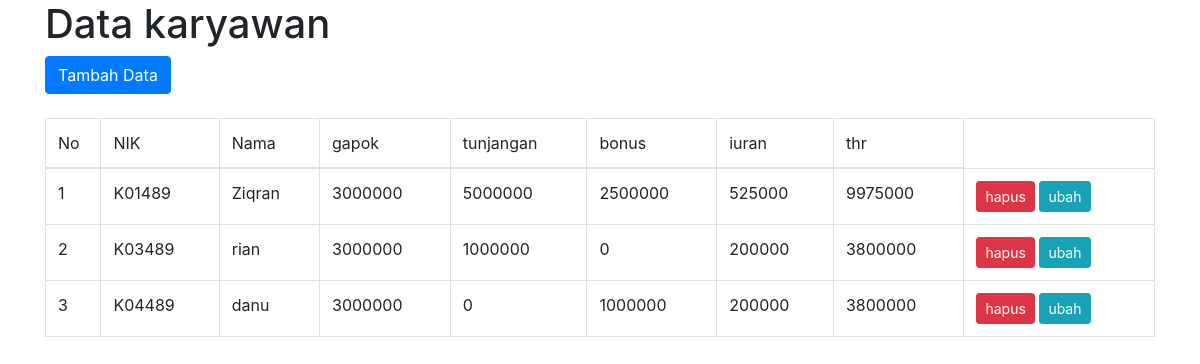
The page / on the database its author committed.
### tables this page shows
CREATE TABLE `thr_karyawan` (
  `nik` varchar(20) NOT NULL,
  `nama` varchar(50) NOT NULL,
  `gapok` int(10) NOT NULL,
  `tunjangan` int(10) NOT NULL,
  `bonus` int(10) NOT NULL,
  `iuran` int(10) NOT NULL,
  `thr` int(10) NOT NULL
);

### database.php (called while the page is built, shortened)
<?php
class Database{
  var $server = "localhost";
  var $user = "root";
  var $pwd = "";
  var $db = "thr";
  function connect(){
    $mysqli = new mysqli($this->server, $this->user, $this->pwd, $this->db);
		return $mysqli;
  }
}
?>

### aksi.php (called while the page is built, shortened)
<?php
class Aksi{
  protected $mysqli;
  function __construct(){
    require_once "database.php";
    $conn = new database();
    $this->mysqli = $conn->connect();
  }
  function tampilkan(){
    $hasil=[];
    $data = $this->mysqli->query("SELECT * FROM thr_karyawan");
    while($amb = mysqli_fetch_array($data)){
      $hasil[] = $amb;
    }
    return $hasil;
  }
}
?>

### index.php (the view, shortened to what this page needs)
<!DOCTYPE html>
<html>
<head>
	<link href="css/bootstrap.min.css" rel="stylesheet">
</head>
<body>
<div class="container">
	<h1>Data karyawan</h1>
	<a href="input.php" class="btn btn-primary">Tambah Data</a>
	<br> <br>
	<table class="table table-bordered table-hover">
		<thead>
			<tr>
				<td width="5%">No</td>
				<td>NIK</td>
				<td>Nama</td>
				<td>gapok</td>
				<td>tunjangan</td>
				<td>bonus</td>
				<td>iuran</td>
				<td>thr</td>
			</tr>
		</thead>
		<tbody>
		<?php
		include 'aksi.php';
		$db = new aksi();
		$no=1;
		foreach($db->tampilkan() as $row){
			echo "
			<tr>
				<td>$no</td>
				<td>$row[nik]</td>
				<td>$row[nama]</td>
				<td>$row[gapok]</td>
				<td>$row[tunjangan]</td>
				<td>$row[bonus]</td>
				<td>$row[iuran]</td>
				<td>$row[thr]</td>
				<td>
					<a href='hapus.php?nik=$row[nik]' class='btn btn-danger btn-sm'>hapus</a>
					<a href='form_ubah.php?nik=$row[nik]' class='btn btn-info btn-sm'>ubah</a>
				</td>
			</tr>
			";
			$no++;
		}
		?>
		</tbody>
	</table>
</div>
</body>
</html>

### rows shown on the page
thr_karyawan: nik "K01489", nama "Ziqran", gapok "3000000", tunjangan "5000000", bonus "2500000", iuran "525000", thr "9975000"
thr_karyawan: nik "K03489", nama "rian", gapok "3000000", tunjangan "1000000", bonus "0", iuran "200000", thr "3800000"
thr_karyawan: nik "K04489", nama "danu", gapok "3000000", tunjangan "0", bonus "1000000", iuran "200000", thr "3800000"
